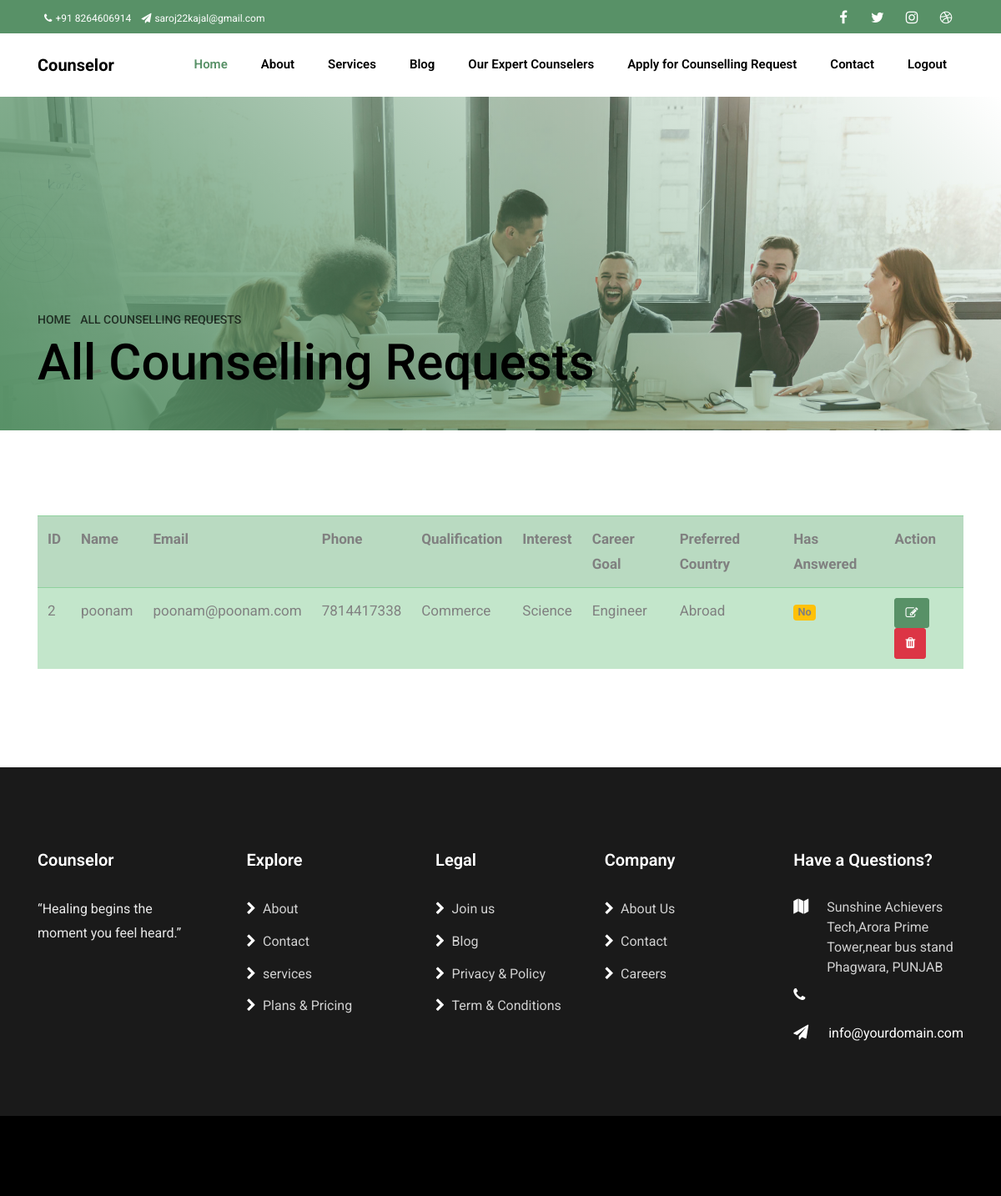
/conreq_view.php (signed in), run on the app's committed database.
### tables this page shows
CREATE TABLE `counselling_requests` (
  `id` int NOT NULL AUTO_INCREMENT,
  `name` varchar(100) NOT NULL,
  `email` varchar(100) NOT NULL,
  `phone` varchar(20) NOT NULL,
  `qualification` varchar(50) NOT NULL,
  `interest` text NOT NULL,
  `career_goal` varchar(100) DEFAULT NULL,
  `preferred_country` varchar(50) DEFAULT NULL,
  `comments` text,
  `has_answered` enum('yes','no') NOT NULL DEFAULT 'no',
  `created_at` timestamp NULL DEFAULT CURRENT_TIMESTAMP,
  PRIMARY KEY (`id`)
);

### conreq_view.php (the view, shortened to what this page needs)
<?php
include 'config.php';
include('header.php');
$result = $conn->query("SELECT * FROM counselling_requests");
?>
<section class="hero-wrap hero-wrap-2" style="background-image: url('../asset/images/bg_2.jpg');"
    data-stellar-background-ratio="0.5">
    <div class="overlay"></div>
    <div class="container">
        <div class="row no-gutters slider-text align-items-end">
            <div class="col-md-9 ftco-animate pb-5">
                <p class="breadcrumbs mb-2"><span class="mr-2"><a href="index.php">Home </a></span> <span><a href="conreq_view.php">All
                            Counselling Requests<i class="ion-ios-arrow-forward"></i></a></span></p>
                <h1 class="mb-0 bread">All Counselling Requests</h1>
            </div>
        </div>
    </div>
</section>
<section class="ftco-section">
    <div class="container">
        <table class="table table-success table-striped">
            <tr>
                <th>ID</th>
                <th>Name</th>
                <th>Email</th>
                <th>Phone</th>
                <th>Qualification</th>
                <th>Interest</th>
                <th>Career Goal</th>
                <th>Preferred Country</th>
                <th>Has Answered</th>
                <th>Action</th>
            </tr>
            <?php if ($result->num_rows > 0): ?>
                <?php while ($row = $result->fetch_assoc()) { ?>
                    <tr>
                        <td><?php echo $row['id']; ?></td>
                        <td><?php echo $row['name']; ?></td>
                        <td><?php echo $row['email']; ?></td>
                        <td><?php echo $row['phone']; ?></td>
                        <td><?php echo $row['qualification']; ?></td>
                        <td><?php echo $row['interest']; ?></td>
                        <td><?php echo $row['career_goal']; ?></td>
                        <td><?php echo $row['preferred_country']; ?></td>
                        <td>
                            <?php
                                echo ($row['has_answered'] == 'yes')
                                    ? "<span class='badge bg-success text-white'>Yes</span>"
                                    : "<span class='badge bg-warning'>No</span>";
                            ?>
                        </td>
                        <td>
                            <a href="./conreq_edit.php?id=<?php echo $row['id']; ?>">
                                <button class="btn btn-primary" name="id"><i class="fa fa-edit"></i></button>
                            </a>
                            <a href="./conreq_delete.php?id=<?php echo $row['id']; ?>" onclick="return confirm('Are you sure?')">
                                <button class="btn btn-danger" name="id"><i class="fa fa-trash"></i></button>
                            </a>
                        </td>
                    </tr>
                <?php } ?>
            <?php else: ?>
                <tr>
                    <td colspan="10" class="text-center">No record to show</td>
                </tr>
            <?php endif; ?>
        </table>
    </div>
</section>
<?php include('footer.php'); ?>

### data on the page
counselling_requests: id "2", name "poonam", email "poonam@poonam.com", phone "7814417338", qualification "Commerce", interest "Science", career_goal "Engineer", preferred_country "Abroad", has_answered "No"
